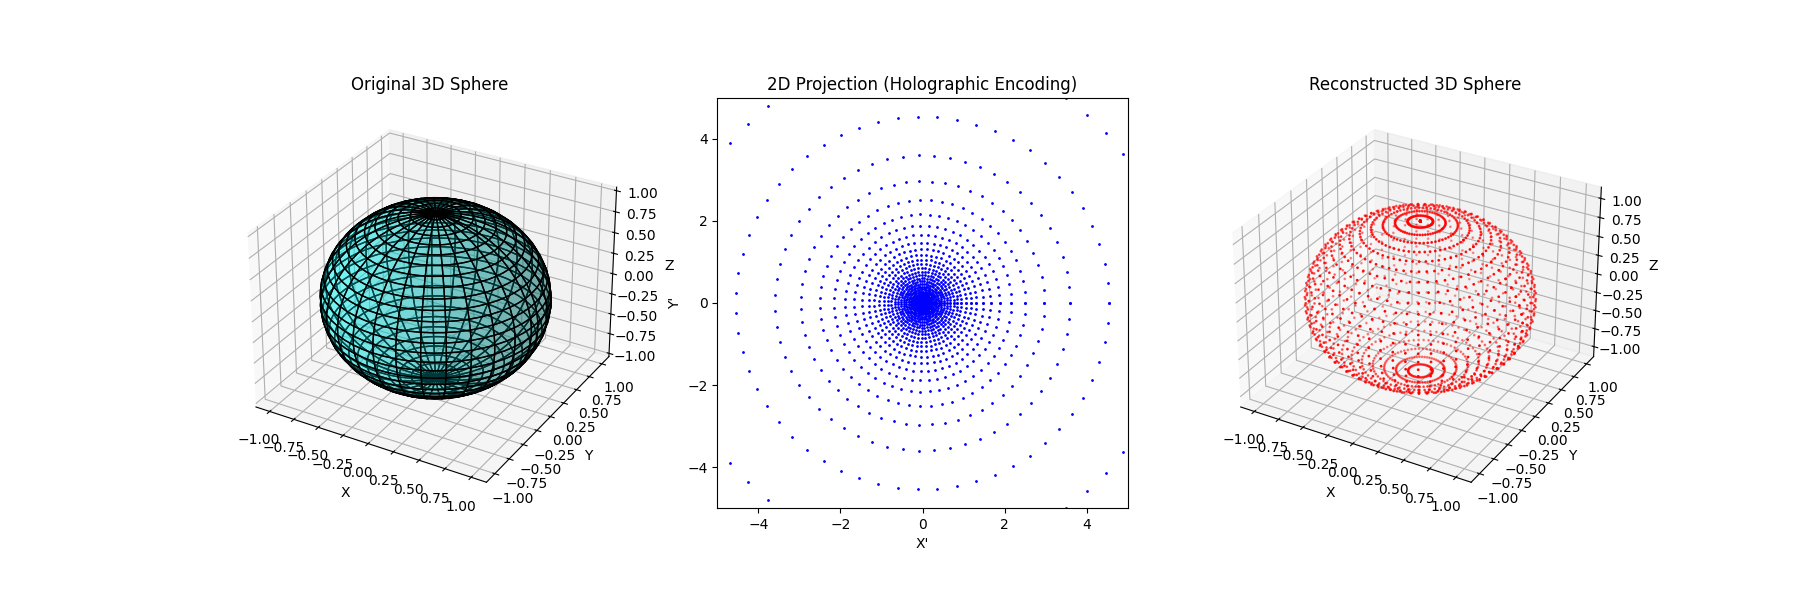

Recreate this plot in Python.
import numpy as np
import matplotlib.pyplot as plt
from mpl_toolkits.mplot3d import Axes3D

# Generate a 3D sphere
theta = np.linspace(0, np.pi, 30)
phi = np.linspace(0, 2 * np.pi, 60)
theta, phi = np.meshgrid(theta, phi)

# Convert spherical coordinates to Cartesian (3D)
x = np.sin(theta) * np.cos(phi)
y = np.sin(theta) * np.sin(phi)
z = np.cos(theta)

# Stereographic Projection (3D -> 2D)
x_proj = x / (1 - z)
y_proj = y / (1 - z)

# Inverse Projection (2D -> 3D)
x_recon = (2 * x_proj) / (1 + x_proj**2 + y_proj**2)
y_recon = (2 * y_proj) / (1 + x_proj**2 + y_proj**2)
z_recon = (1 - x_proj**2 - y_proj**2) / (1 + x_proj**2 + y_proj**2)

# Create figure with 3 subplots
fig = plt.figure(figsize=(18, 6))

# --- Original 3D Sphere ---
ax1 = fig.add_subplot(131, projection='3d')
ax1.plot_surface(x, y, z, color='cyan', edgecolor='black', alpha=0.3)
ax1.set_title("Original 3D Sphere")
ax1.set_xlabel("X")
ax1.set_ylabel("Y")
ax1.set_zlabel("Z")

# --- 2D Stereographic Projection (Emergent Dimension Encoding) ---
ax2 = fig.add_subplot(132)
ax2.scatter(x_proj, y_proj, s=1, color='blue')
ax2.set_title("2D Projection (Holographic Encoding)")
ax2.set_xlabel("X'")
ax2.set_ylabel("Y'")
ax2.set_xlim([-5, 5])
ax2.set_ylim([-5, 5])
ax2.set_aspect('equal')

# --- Reconstructed 3D Sphere ---
ax3 = fig.add_subplot(133, projection='3d')
ax3.scatter(x_recon, y_recon, z_recon, s=1, color='red')
ax3.set_title("Reconstructed 3D Sphere")
ax3.set_xlabel("X")
ax3.set_ylabel("Y")
ax3.set_zlabel("Z")

plt.show()
